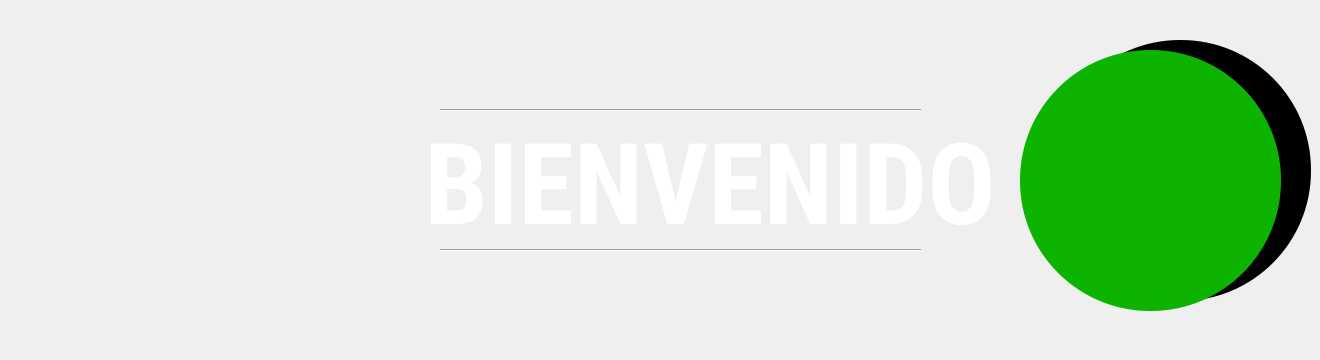
   <widget class="QWidget" name="page">
    <widget class="QPushButton" name="bpanelconf22">
     <property name="geometry">
      <rect>
       <x>1050</x>
       <y>40</y>
       <width>261</width>
       <height>261</height>
      </rect>
     </property>
     <property name="font">
      <font>
       <family>FreeMono</family>
       <pointsize>28</pointsize>
       <weight>75</weight>
       <italic>false</italic>
       <bold>true</bold>
      </font>
     </property>
     <property name="styleSheet">
      <string notr="true">background-color:rgb(0, 0, 0);
color:rgb(7, 7, 7);
border-radius:130%</string>
     </property>
     <property name="text">
      <string>PRESIONE</string>
     </property>
     <property name="iconSize">
      <size>
       <width>128</width>
       <height>128</height>
      </size>
     </property>
    </widget>
    <widget class="QPushButton" name="bpanelconf">
     <property name="geometry">
      <rect>
       <x>1020</x>
       <y>50</y>
       <width>261</width>
       <height>261</height>
      </rect>
     </property>
     <property name="font">
      <font>
       <family>FreeMono</family>
       <pointsize>28</pointsize>
       <weight>75</weight>
       <italic>false</italic>
       <bold>true</bold>
      </font>
     </property>
     <property name="styleSheet">
      <string notr="true">background-color:rgb(12, 180, 0);
color:rgb(7, 7, 7);
border-radius:130%</string>
     </property>
     <property name="text">
      <string/>
     </property>
     <property name="iconSize">
      <size>
       <width>128</width>
       <height>128</height>
      </size>
     </property>
    </widget>
    <widget class="Line" name="line">
     <property name="geometry">
      <rect>
       <x>440</x>
       <y>240</y>
       <width>481</width>
       <height>20</height>
      </rect>
     </property>
     <property name="font">
      <font>
       <pointsize>14</pointsize>
      </font>
     </property>
     <property name="styleSheet">
      <string notr="true">background-color:qlineargradient(spread:pad, x1:0, y1:0.00568182, x2:1, y2:1, stop:1 rgba(255, 255, 255, 0))</string>
     </property>
     <property name="orientation">
      <enum>Qt::Horizontal</enum>
     </property>
    </widget>
    <widget class="QWidget" name="layoutWidget_4">
     <property name="geometry">
      <rect>
       <x>420</x>
       <y>110</y>
       <width>581</width>
       <height>151</height>
      </rect>
     </property>
     <layout class="QGridLayout" name="gridLayout_7">
      <item row="0" column="0">
       <spacer name="horizontalSpacer_13">
        <property name="orientation">
         <enum>Qt::Horizontal</enum>
        </property>
        <property name="sizeHint" stdset="0">
         <size>
          <width>40</width>
          <height>20</height>
         </size>
        </property>
       </spacer>
      </item>
      <item row="0" column="2">
       <spacer name="horizontalSpacer_14">
        <property name="orientation">
         <enum>Qt::Horizontal</enum>
        </property>
        <property name="sizeHint" stdset="0">
         <size>
          <width>40</width>
          <height>20</height>
         </size>
        </property>
       </spacer>
      </item>
      <item row="0" column="1">
       <widget class="QLabel" name="label_14">
        <property name="font">
         <font>
          <family>Roboto Condensed</family>
          <pointsize>85</pointsize>
          <weight>75</weight>
          <italic>false</italic>
          <bold>true</bold>
         </font>
        </property>
        <property name="styleSheet">
         <string notr="true">color:rgb(255, 255, 255);
</string>
        </property>
        <property name="text">
         <string>&lt;html&gt;&lt;head/&gt;&lt;body&gt;&lt;p align=&quot;center&quot;&gt;&lt;span style=&quot; font-weight:600;&quot;&gt;BIENVENIDO&lt;/span&gt;&lt;/p&gt;&lt;/body&gt;&lt;/html&gt;</string>
        </property>
       </widget>
      </item>
     </layout>
    </widget>
    <widget class="QPushButton" name="bpanelconf22_2">
     <property name="geometry">
      <rect>
       <x>1090</x>
       <y>110</y>
       <width>191</width>
       <height>241</height>
      </rect>
     </property>
     <property name="font">
      <font>
       <family>FreeMono</family>
       <pointsize>28</pointsize>
       <weight>75</weight>
       <italic>false</italic>
       <bold>true</bold>
      </font>
     </property>
     <property name="styleSheet">
      <string notr="true">background-color:transparent;
color:rgb(7, 7, 7);
border-radius:150%</string>
     </property>
     <property name="text">
      <string/>
     </property>
     <property name="icon">
      <iconset>
       <normaloff>../../cajeroF/iconos/icon2.png</normaloff>../../cajeroF/iconos/icon2.png</iconset>
     </property>
     <property name="iconSize">
      <size>
       <width>220</width>
       <height>220</height>
      </size>
     </property>
    </widget>
    <widget class="Line" name="line_2">
     <property name="geometry">
      <rect>
       <x>440</x>
       <y>100</y>
       <width>481</width>
       <height>20</height>
      </rect>
     </property>
     <property name="font">
      <font>
       <pointsize>14</pointsize>
      </font>
     </property>
     <property name="styleSheet">
      <string notr="true">background-color:qlineargradient(spread:pad, x1:0, y1:0.00568182, x2:1, y2:1, stop:1 rgba(255, 255, 255, 0))</string>
     </property>
     <property name="orientation">
      <enum>Qt::Horizontal</enum>
     </property>
    </widget>
    <zorder>bpanelconf22</zorder>
    <zorder>bpanelconf</zorder>
    <zorder>line</zorder>
    <zorder>layoutWidget_4</zorder>
    <zorder>bpanelconf22_2</zorder>
    <zorder>line_2</zorder>
    <zorder>label_7</zorder>
    <zorder>label</zorder>
   </widget>
